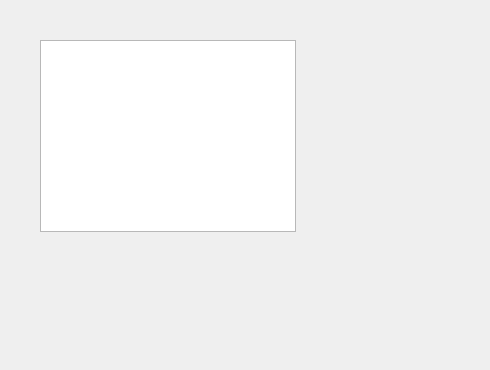
<?xml version="1.0" encoding="UTF-8"?>
<ui version="4.0">
 <class>Color</class>
 <widget class="QDialog" name="Color">
  <property name="geometry">
   <rect>
    <x>0</x>
    <y>0</y>
    <width>490</width>
    <height>370</height>
   </rect>
  </property>
  <property name="windowTitle">
   <string>Dialog</string>
  </property>
  <widget class="QGraphicsView" name="graphicsView">
   <property name="geometry">
    <rect>
     <x>40</x>
     <y>40</y>
     <width>256</width>
     <height>192</height>
    </rect>
   </property>
  </widget>
  <widget class="QWidget" name="widget" native="true">
   <property name="geometry">
    <rect>
     <x>30</x>
     <y>20</y>
     <width>120</width>
     <height>80</height>
    </rect>
   </property>
  </widget>
 </widget>
 <resources/>
 <connections/>
</ui>
